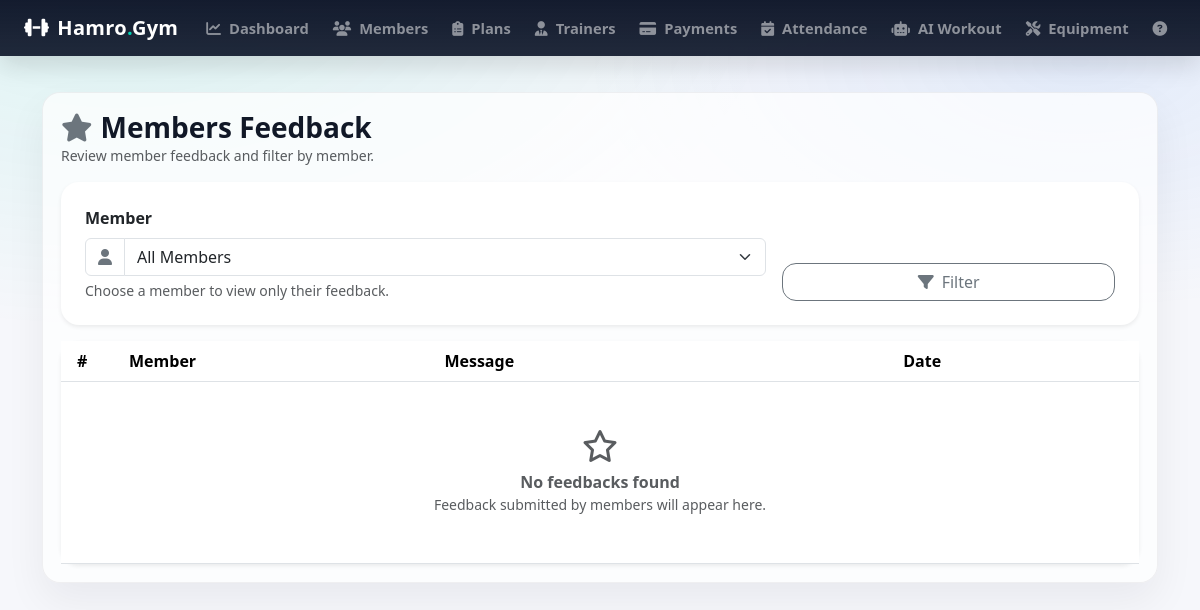
The app's page /admin_feedback_list/ (signed in), older data.
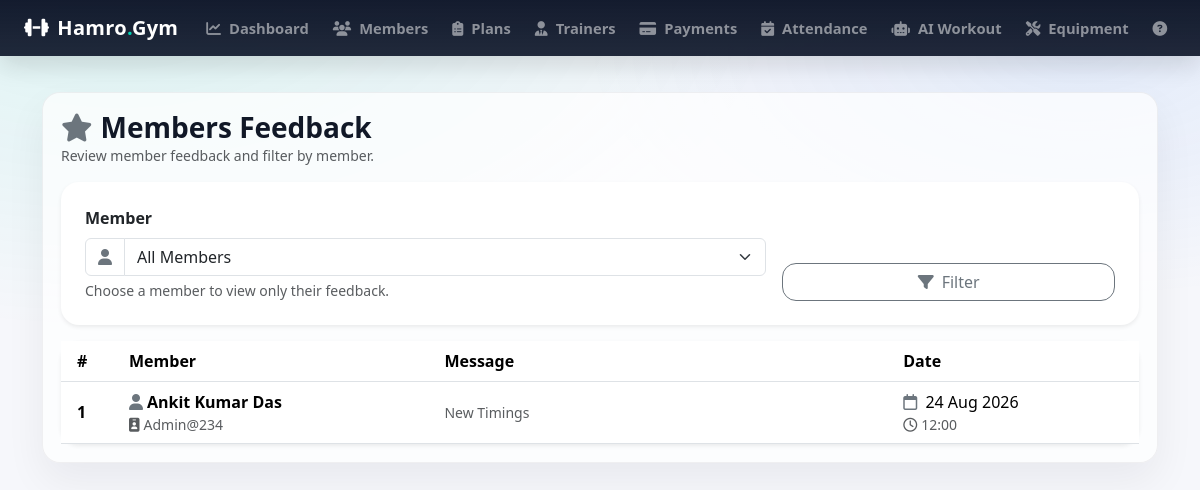
The same page, newer data.
### gymapp/models.py (models this page shows, shortened)
class Feedback(models.Model):
    member = models.ForeignKey(
        MemberProfile,
        on_delete=models.CASCADE,
        related_name='feedbacks'
    )
    message = models.TextField()
    created_at = models.DateTimeField(auto_now_add=True)

class MemberProfile(models.Model):
    GENDER_CHOICES = (
        ('MALE', 'Male'),
        ('FEMALE', 'Female'),
        ('OTHER', 'Other'),
    )
    user = models.OneToOneField(settings.AUTH_USER_MODEL, on_delete=models.CASCADE, related_name='member_profile')
    full_name = models.CharField(max_length=100)
    mobile = models.CharField(max_length=15)
    age = models.PositiveIntegerField(null=True, blank=True)
    gender = models.CharField(max_length=10, choices=GENDER_CHOICES, null=True, blank=True)
    address = models.TextField(blank=True)
    join_date = models.DateField(default=timezone.now)
    plan = models.ForeignKey(MembershipPlan,
                             on_delete=models.SET_NULL, # If plan is deleted, set to null
                             null=True, blank=True,
                             related_name='members'
                             )
    trainer = models.ForeignKey(Trainer,
                                on_delete=models.SET_NULL, # If trainer is deleted, set to null
                                null=True, blank=True,
                                related_name='members' # access members via trainer.members
                                )
    membership_start = models.DateField(null=True, blank=True)
    membership_end = models.DateField(null=True, blank=True)

class User(AbstractUser):
    ROLE_CHOICES = [
        ('ADMIN', 'Admin'),
        ('MEMBER', 'Member'),
    ]
    role = models.CharField(max_length=20, choices=ROLE_CHOICES, default='MEMBER')

### gymapp/views.py (the view)
    def wrapper(request, *args, **kwargs):
        if not request.user.is_authenticated or getattr(request.user, 'role', None) != 'ADMIN':
            messages.error(request, 'You must be logged in as an admin to access this page.')
            return redirect('admin_login')  # Redirect to the admin login page
        return view_func(request, *args, **kwargs)

### gymapp/views.py (called while the page is built)
def admin_required(view_func):
    def wrapper(request, *args, **kwargs):
        if not request.user.is_authenticated or getattr(request.user, 'role', None) != 'ADMIN':
            messages.error(request, 'You must be logged in as an admin to access this page.')
            return redirect('admin_login')  # Redirect to the admin login page
        return view_func(request, *args, **kwargs)
    return wrapper

@admin_required
def admin_feedback_list(request):
    members = MemberProfile.objects.all().order_by('full_name')
    feedbacks = Feedback.objects.select_related('member').order_by('-created_at')
    member_id = request.GET.get('member')
    if member_id:
        feedbacks = feedbacks.filter(member_id=member_id)
    return render(request, 'admin_feedback_list.html', {
        'members': members,
        'feedbacks': feedbacks,
        'selected_member': member_id,
    })

### gymapp/templates/admin_feedback_list.html (shortened to what this page needs)
{% extends 'base.html' %}
{% block content %}
<div class="d-flex flex-wrap justify-content-between align-items-center gap-2 mb-3">
    <div>
        <h3 class="mb-0 fw-bold">
            <i class="fa-solid fa-star me-2 text-secondary"></i>Members Feedback
        </h3>
        <div class="text-muted small">Review member feedback and filter by member.</div>
    </div>
</div>
<div class="card border-0 shadow-sm mb-3" style="border-radius:18px;">
    <div class="card-body p-3 p-md-4">
        <form method="get" class="row g-3 align-items-end">
            <div class="col-12 col-md-8">
                <label class="form-label fw-semibold">Member</label>
                <div class="input-group">
                    <span class="input-group-text bg-white">
                        <i class="fa-solid fa-user text-secondary"></i>
                    </span>
                    <select name="member" class="form-select">
                        <option value="">All Members</option>
                    </select>
                </div>
                <div class="form-text">Choose a member to view only their feedback.</div>
            </div>
            <div class="col-12 col-md-4">
                <button class="btn btn-outline-secondary w-100" style="border-radius:14px;">
                    <i class="fa-solid fa-filter me-2"></i>Filter
                </button>
            </div>
        </form>
    </div>
</div>
<div class="card border-0 shadow-sm" style="border-radius:18px;">
    <div class="card-body p-0">
        <div class="table-responsive">
            <table class="table table-hover align-middle mb-0">
                <thead style="background: rgba(15,23,42,.98); color:#fff;">
                <tr>
                    <th class="ps-3" style="width:60px;">#</th>
                    <th style="min-width:220px;">Member</th>
                    <th style="min-width:320px;">Message</th>
                    <th style="min-width:170px;">Date</th>
                </tr>
                </thead>
                <tbody>
                {% for fb in feedbacks %}
                    <tr>
                        <td class="ps-3 fw-semibold">{{ forloop.counter }}</td>
                        <td>
                            <div class="fw-semibold">
                                <i class="fa-solid fa-user me-1 text-secondary"></i>{{ fb.member.full_name }}
                            </div>
                            <div class="small text-muted">
                                <i class="fa-solid fa-id-badge me-1"></i>{{ fb.member.user.username }}
                            </div>
                        </td>
                        <td>
                            <div class="small text-muted" style="max-width:520px; white-space:normal;">
                                {{ fb.message }}
                            </div>
                        </td>
                        <td class="text-nowrap">
                            <i class="fa-regular fa-calendar me-1 text-secondary"></i>
                            {{ fb.created_at|date:"d M Y" }}
                            <div class="small text-muted">
                                <i class="fa-regular fa-clock me-1"></i>{{ fb.created_at|date:"H:i" }}
                            </div>
                        </td>
                    </tr>
                {% empty %}
                    <tr>
                        <td colspan="4" class="text-center py-5">
                            <div class="text-muted">
                                <i class="fa-regular fa-star fa-2x mb-2"></i>
                                <div class="fw-semibold">No feedbacks found</div>
                                <div class="small">Feedback submitted by members will appear here.</div>
                            </div>
                        </td>
                    </tr>
                {% endfor %}
                </tbody>
            </table>
        </div>
    </div>
</div>
{% endblock %}

### gymapp/templates/base.html (shortened to what this page needs)
{% load static %}
<!DOCTYPE html>
<html lang="en">
<head>
    <link rel="stylesheet"
          href="https://cdn.jsdelivr.net/npm/bootstrap@5.3.2/dist/css/bootstrap.min.css">
    <link rel="stylesheet"
          href="https://cdnjs.cloudflare.com/ajax/libs/font-awesome/6.5.0/css/all.min.css" />
</head>
<body class="
{% if user.is_authenticated and user.role == 'ADMIN' %}role-admin
{% elif user.is_authenticated and user.role == 'MEMBER' %}role-member
{% else %}role-guest{% endif %}
">
<nav class="navbar navbar-expand-lg navbar-dark fixed-top">
   <div class="container-fluid px-3 px-lg-4">
        <a class="navbar-brand d-flex align-items-center gap-2" href="{% url 'home' %}">
            <i class="fa-solid fa-dumbbell"></i>
            <span>Hamro<span class="brand-dot">.</span>Gym</span>
        </a>
        <div class="collapse navbar-collapse" id="mainNavbar">
            <ul class="navbar-nav ms-auto align-items-lg-center">
                {% if user.is_authenticated %}
                    {% if user.role == 'ADMIN' %}
                        <li class="nav-item">
                            <a class="nav-link" href="{% url 'admin_dashboard' %}">
                                <i class="fa-solid fa-chart-line me-2"></i>Dashboard
                            </a>
                        </li>
                        <li class="nav-item">
                            <a class="nav-link" href="{% url 'admin_members_list' %}">
                                <i class="fa-solid fa-users me-2"></i>Members
                            </a>
                        </li>
                        <li class="nav-item">
                            <a class="nav-link" href="{% url 'admin_plans_list' %}">
                                <i class="fa-solid fa-clipboard-list me-2"></i>Plans
                            </a>
                        </li>
                        <li class="nav-item">
                            <a class="nav-link" href="{% url 'admin_trainers_list' %}">
                                <i class="fa-solid fa-user-tie me-2"></i>Trainers
                            </a>
                        </li>
                        <li class="nav-item">
                            <a class="nav-link" href="{% url 'admin_payments_list' %}">
                                <i class="fa-solid fa-credit-card me-2"></i>Payments
                            </a>
                        </li>
                        <li class="nav-item">
                            <a class="nav-link" href="{% url 'admin_attendance_list' %}">
                                <i class="fa-solid fa-calendar-check me-2"></i>Attendance
                            </a>
                        </li>
                        <li class="nav-item">
                            <a class="nav-link" href="{% url 'ai_workout_suggestion' %}">
                                <i class="fa-solid fa-robot me-2"></i>AI Workout
                            </a>
                        </li>
                        <li class="nav-item">
                            <a class="nav-link" href="{% url 'admin_equipment_list' %}">
                                <i class="fa-solid fa-screwdriver-wrench me-2"></i>Equipment
                            </a>
                        </li>
                        <li class="nav-item">
                            <a class="nav-link" href="{% url 'admin_enquiries_list' %}">
                                <i class="fa-solid fa-circle-question me-2"></i>Enquiries
                            </a>
                        </li>
                    {% endif %}
                {% endif %}
            </ul>
        </div>
    </div>
</nav>
<div class="content-wrapper">
    <div class="container">
        <div class="page-shell">
            {% block content %}{% endblock %}
        </div>
    </div>
</div>
</body>
</html>

### gymapp/templates/base.html (style rules this page uses)
:root { --brand: #00d1b2; --dark-2: #0f172a; --card: #ffffff; --muted: #6b7280; }
body { background: radial-gradient(1200px 600px at 10% 0%, rgba(0, 209, 178, .10), transparent 55%), radial-gradient(900px 450px at 90% 10%, rgba(59, 130, 246, .10), transparent 55%), #f6f7fb; color: #111827; }
.navbar { background: linear-gradient(180deg, rgba(15, 23, 42, 0.98), rgba(15, 23, 42, 0.92)) !important; box-shadow: 0 10px 25px rgba(0,0,0,.12); }
.navbar-brand { font-weight: 800; letter-spacing: .3px; }
.navbar-brand .brand-dot { color: var(--brand); }
.nav-link { font-weight: 600; opacity: .92; border-radius: 10px; padding: .55rem .85rem !important; margin: 0 .1rem; }
.content-wrapper { padding-top: 92px; padding-bottom: 40px; }
.page-shell { background: rgba(255,255,255,.70); border: 1px solid rgba(17, 24, 39, .06); border-radius: 18px; padding: 18px; box-shadow: 0 18px 40px rgba(17, 24, 39, .06); }
.role-admin .navbar .navbar-collapse { overflow: hidden; }
.role-admin .navbar-nav { flex-wrap: nowrap; overflow-x: auto; -webkit-overflow-scrolling: touch; scrollbar-width: none; }
.role-admin .navbar-nav .nav-item { flex: 0 0 auto; }
.role-admin .navbar-nav .nav-link { white-space: nowrap; font-size: 0.92rem; padding: .50rem .60rem !important; }
@media (min-width: 992px) { .role-admin .navbar-nav .nav-link { padding: .50rem .65rem !important; } }

Row changes from the older to the newer data that the page shows:
added Feedback: member.full_name "Ankit Kumar Das", member.user.username "Admin@234", message "New Timings", created_at "24 Aug 2026", created_at "12:00"
Text that changed along with them:
text no longer shown: "No feedbacks found Feedback submitted by members will appear here."
